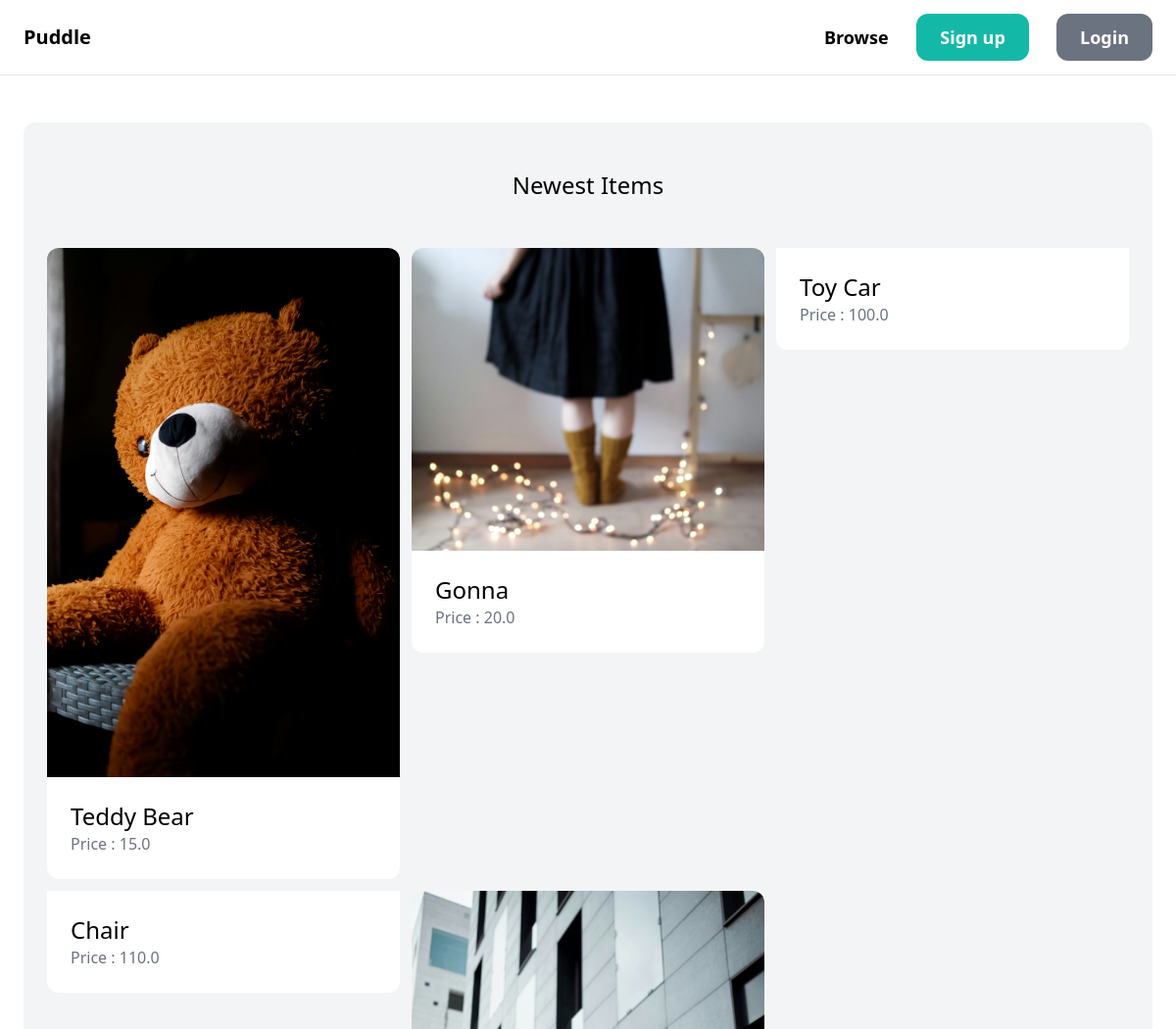
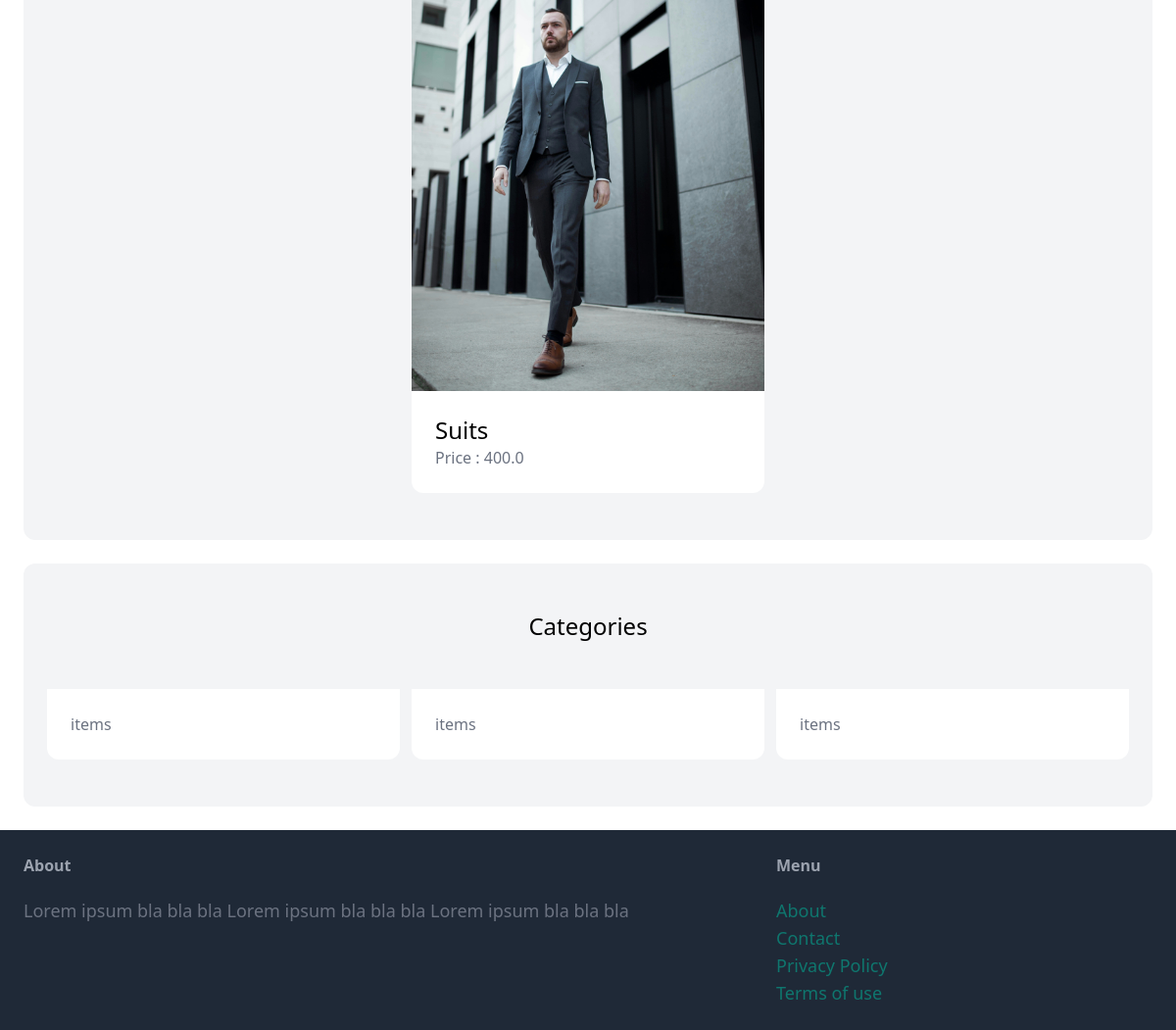
Before: / with the older database file (2 pictures, top to bottom).
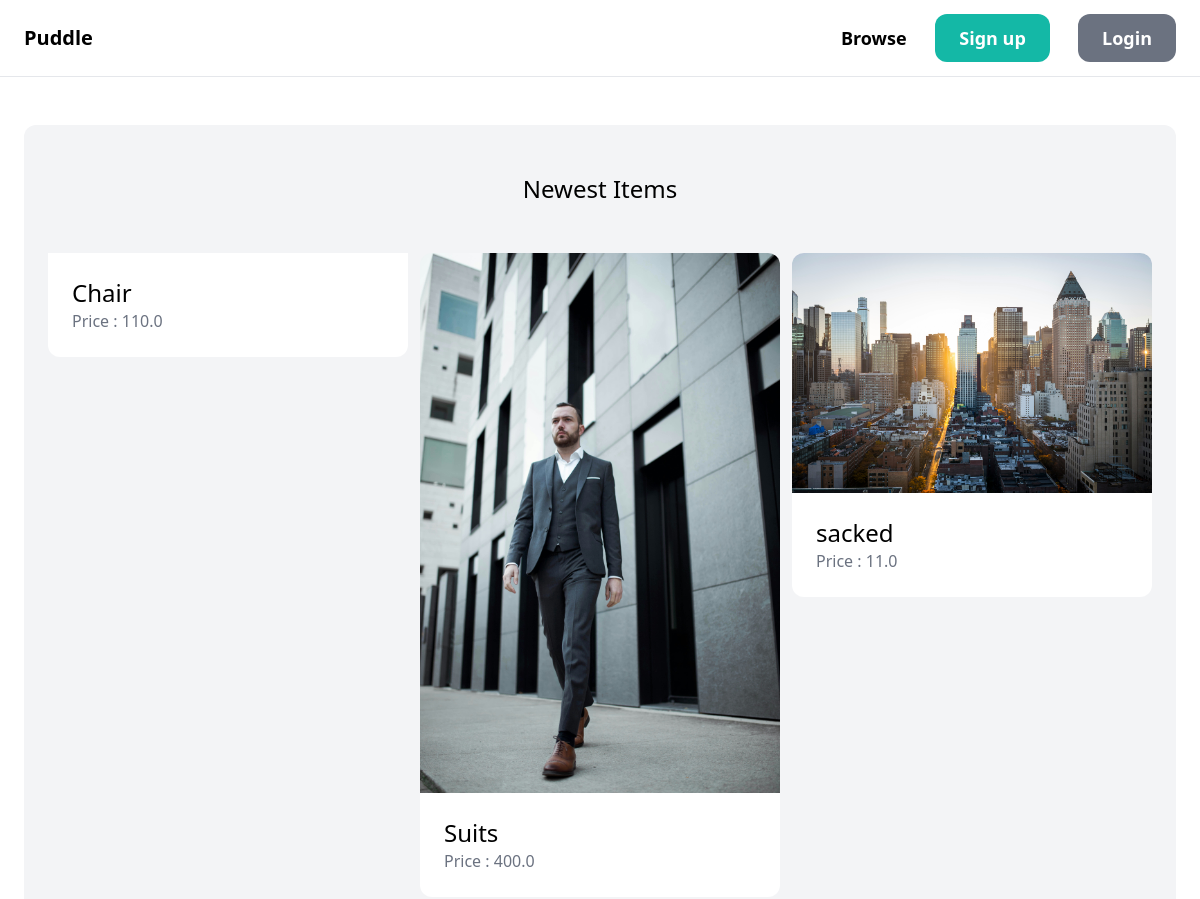
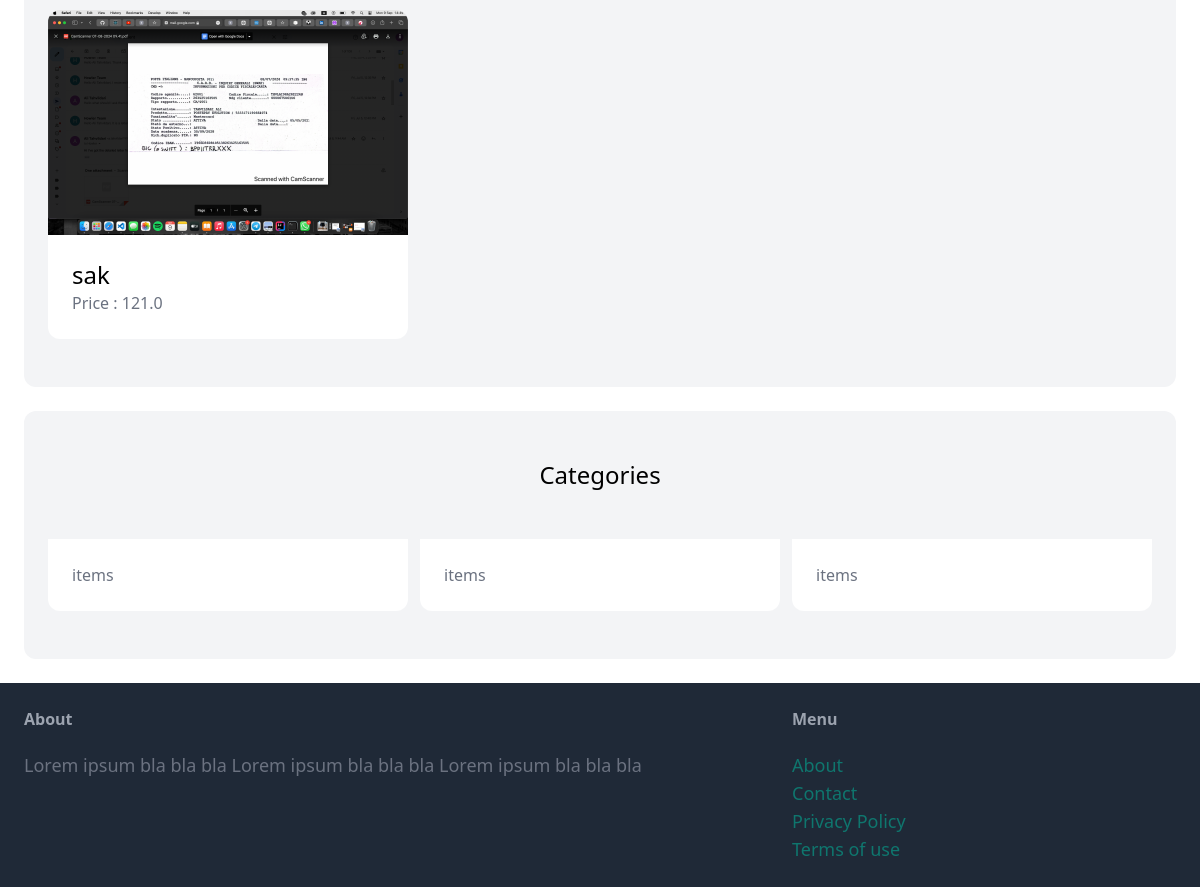
After: the same page with the newer database file (2 pictures, top to bottom).
### item/models.py (models this page shows, shortened)
class Item(models.Model):
    category = models. ForeignKey (Category, related_name='items', on_delete= models. CASCADE)
    name = models.CharField(max_length=255)
    description = models.TextField(blank=True, null=True)
    price = models.FloatField()
    image = models.ImageField(upload_to='item_images' ,  blank=True , null=True)
    is_sold = models.BooleanField(default=False)
    created_by = models.ForeignKey(User , related_name = 'items' ,  on_delete=models.CASCADE)
    created_at = models.DateTimeField(auto_now_add=True)

class Category(models.Model):
    name=models.CharField(max_length=255)
    class Meta:
        ordering = ('name' ,)
        verbose_name_plural='Categories'

### core/views.py (the view)
# urls.py: path('', views.index , name='index'),
def index(request) :
    items = Item.objects.filter(is_sold = False)[0:6]
    categories = Category.objects.all()
    return render(request, "core/index.html" , {
         'categories' : categories,
         'items' : items
    })

### core/templates/core/index.html (shortened to what this page needs)
{% extends 'core/base.html'%} {%block title%} Welcome {%endblock %} {% block
content %} {%block content%}
<div class="mt-6 px-6 py-12 bg-gray-100 rounded-xl">
  <h2 class="mb-12 text-2xl text-center">Newest Items</h2>
  <div class="grid grid-cols-3 gap-3">
    {% for item in items %}
    <div>
      <a href="{% url 'item:detail' item.id %}">
        <div>
          <img src="{{ item.image.url }}" alt="" class="rounded-t-xl" />
        </div>
        <div class="p-6 bg-white rounded-b-xl">
          <h2 class="text-2xl">{{ item.name }}</h2>
          <p class="text-gray-500">Price : {{item.price}}</p>
        </div>
      </a>
    </div>
    {%endfor%}
  </div>
</div>
<div class="mt-6 px-6 py-12 bg-gray-100 rounded-xl">
  <h2 class="mb-12 text-2xl text-center">Categories</h2>
  <div class="grid grid-cols-3 gap-3">
    {% for category in categories %}
    <a href="#">
      <div class="p-6 bg-white rounded-b-xl">
        <p class="text-gray-500">{{category.item.count}} items</p>
      </div>
    </a>
    {% endfor %}
  </div>
</div>
{% endblock%}

### core/templates/core/base.html (shortened to what this page needs)
<!DOCTYPE html>
<html lang="en">
  <head>
    <script src="https://cdn.tailwindcss.com"></script>
  </head>
  <body>
    <nav
      class="py-6 px-6 flex justify-between items-center border-b border-gray-200"
    >
      <a href="/" class="text-xl font-semibold">Puddle</a>
      <div class="space-x-6">
        <a href="/" class="text-lg font-semibold hover:text-gray-500"
          >Browse
        </a>
        {% if request.user.is_authenticated %}
        <a
          href="{% url 'item:new'%}"
          class="text-lg font-semibold hover:text-gray-500"
          >New Item</a
        >
        <a
          href="#"
          class="px-6 py-3 text-lg font-semibold bg-teal-500 text-white rounded-xl hover:bg-teal-700"
          >Inbox</a
        >
        <a
          href="{% url 'dashboard:index'%}"
          class="px-6 py-3 text-lg font-semibold bg-gray-500 text-white rounded-xl hover:bg-gray-700"
          >Dashboard
        </a>
        {% else %}
        <a
          href="{% url 'core:signup'%}"
          class="px-6 py-3 text-lg font-semibold bg-teal-500 text-white rounded-xl hover:bg-teal-700"
          >Sign up</a
        >
        <a
          href="{% url 'core:login'%}"
          class="px-6 py-3 text-lg font-semibold bg-gray-500 text-white rounded-xl hover:bg-gray-700"
          >Login</a
        >
        {%endif%}
      </div>
    </nav>
    <div class="px-6 py-6">{% block content%} {% endblock %}</div>
    <footer class="px-6 py-6 flex justify-between bg-gray-800">
      <div class="w-2/3 pr-10">
        <h3 class="mb-5 font-semibold text-gray-400">About</h3>
        <p class="text-lg text-gray-500">
          Lorem ipsum bla bla bla Lorem ipsum bla bla bla Lorem ipsum bla bla
          bla
        </p>
      </div>
      <div class="w-1/3">
        <h3 class="mb-5 font-semibold text-gray-400">Menu</h3>
        <ul class="spcae-y-2">
          <li>
            <a href="#" class="text-lg text-teal-500 hover: text-teal-700"
              >About</a
            >
          </li>
          <li>
            <a
              href="{% url 'core:contact' %}"
              class="text-lg text-teal-500 hover: text-teal-700"
              >Contact</a
            >
          </li>
          <li>
            <a href="#" class="text-lg text-teal-500 hover: text-teal-700"
              >Privacy Policy</a
            >
          </li>
          <li>
            <a href="#" class="text-lg text-teal-500 hover: text-teal-700"
              >Terms of use</a
            >
          </li>
        </ul>
      </div>
    </footer>
  </body>
</html>

Changed rows visible on the page:
removed Item: image (picture), name "Teddy Bear", price "15.0"
removed Item: image (picture), name "Gonna", price "20.0"
removed Item: name "Toy Car", price "100.0"
added Item: image (picture), name "sacked", price "11.0"
added Item: image (picture), name "sak", price "121.0"
